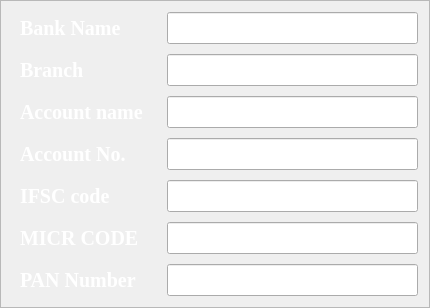
             <widget class="QFrame" name="bankformFrame">
              <property name="minimumSize">
               <size>
                <width>430</width>
                <height>0</height>
               </size>
              </property>
              <property name="font">
               <font>
                <family>Georgia</family>
                <pointsize>12</pointsize>
                <weight>75</weight>
                <bold>true</bold>
               </font>
              </property>
              <property name="styleSheet">
               <string notr="true">
#bankformFrame
{font-weight:bold;
background-color:transparent;;
border-radius:10px;
}</string>
              </property>
              <property name="frameShape">
               <enum>QFrame::StyledPanel</enum>
              </property>
              <property name="frameShadow">
               <enum>QFrame::Raised</enum>
              </property>
              <layout class="QGridLayout" name="gridLayout_2">
               <property name="horizontalSpacing">
                <number>16</number>
               </property>
               <property name="verticalSpacing">
                <number>10</number>
               </property>
               <item row="5" column="1">
                <widget class="QLineEdit" name="ifsccodeLineEdit">
                 <property name="font">
                  <font>
                   <family>Simonetta</family>
                   <pointsize>13</pointsize>
                   <weight>75</weight>
                   <bold>true</bold>
                  </font>
                 </property>
                 <property name="styleSheet">
                  <string notr="true">b</string>
                 </property>
                 <property name="maxLength">
                  <number>11</number>
                 </property>
                 <property name="alignment">
                  <set>Qt::AlignLeading|Qt::AlignLeft|Qt::AlignVCenter</set>
                 </property>
                </widget>
               </item>
               <item row="0" column="1">
                <widget class="QLineEdit" name="banknameLineEdit">
                 <property name="sizePolicy">
                  <sizepolicy hsizetype="Expanding" vsizetype="Fixed">
                   <horstretch>0</horstretch>
                   <verstretch>0</verstretch>
                  </sizepolicy>
                 </property>
                 <property name="font">
                  <font>
                   <family>Simonetta</family>
                   <pointsize>13</pointsize>
                   <weight>75</weight>
                   <bold>true</bold>
                  </font>
                 </property>
                 <property name="styleSheet">
                  <string notr="true"/>
                 </property>
                 <property name="alignment">
                  <set>Qt::AlignLeading|Qt::AlignLeft|Qt::AlignVCenter</set>
                 </property>
                </widget>
               </item>
               <item row="5" column="0">
                <widget class="QLabel" name="ifsccodeLabel">
                 <property name="font">
                  <font>
                   <family>Georgia</family>
                   <pointsize>15</pointsize>
                   <weight>75</weight>
                   <bold>true</bold>
                  </font>
                 </property>
                 <property name="styleSheet">
                  <string notr="true">background-color:transparent;margin:3px;
color:white;</string>
                 </property>
                 <property name="text">
                  <string>IFSC code</string>
                 </property>
                 <property name="openExternalLinks">
                  <bool>false</bool>
                 </property>
                </widget>
               </item>
               <item row="7" column="0">
                <widget class="QLabel" name="micrLabel">
                 <property name="font">
                  <font>
                   <family>Georgia</family>
                   <pointsize>15</pointsize>
                   <weight>75</weight>
                   <bold>true</bold>
                  </font>
                 </property>
                 <property name="styleSheet">
                  <string notr="true">background-color:transparent;margin:3px;
color:white;</string>
                 </property>
                 <property name="text">
                  <string>MICR CODE</string>
                 </property>
                </widget>
               </item>
               <item row="7" column="1">
                <widget class="QLineEdit" name="micrLineEdit">
                 <property name="font">
                  <font>
                   <family>Simonetta</family>
                   <pointsize>13</pointsize>
                   <weight>75</weight>
                   <bold>true</bold>
                  </font>
                 </property>
                 <property name="maxLength">
                  <number>9</number>
                 </property>
                 <property name="alignment">
                  <set>Qt::AlignLeading|Qt::AlignLeft|Qt::AlignVCenter</set>
                 </property>
                </widget>
               </item>
               <item row="2" column="0">
                <widget class="QLabel" name="bankbranchLabel">
                 <property name="font">
                  <font>
                   <family>Georgia</family>
                   <pointsize>15</pointsize>
                   <weight>75</weight>
                   <bold>true</bold>
                  </font>
                 </property>
                 <property name="styleSheet">
                  <string notr="true">background-color:transparent;margin:3px;
color:white;</string>
                 </property>
                 <property name="text">
                  <string>Branch</string>
                 </property>
                 <property name="openExternalLinks">
                  <bool>false</bool>
                 </property>
                </widget>
               </item>
               <item row="3" column="0" alignment="Qt::AlignHCenter">
                <widget class="QLabel" name="accountnameLabel">
                 <property name="font">
                  <font>
                   <family>Georgia</family>
                   <pointsize>15</pointsize>
                   <weight>75</weight>
                   <bold>true</bold>
                  </font>
                 </property>
                 <property name="styleSheet">
                  <string notr="true">background-color:transparent;margin:3px;
color:white;</string>
                 </property>
                 <property name="text">
                  <string>Account name</string>
                 </property>
                 <property name="openExternalLinks">
                  <bool>false</bool>
                 </property>
                </widget>
               </item>
               <item row="0" column="0">
                <widget class="QLabel" name="banknameLabel">
                 <property name="font">
                  <font>
                   <family>Georgia</family>
                   <pointsize>15</pointsize>
                   <weight>75</weight>
                   <bold>true</bold>
                  </font>
                 </property>
                 <property name="styleSheet">
                  <string notr="true">background-color:transparent;margin:3px;
color:white;</string>
                 </property>
                 <property name="text">
                  <string>Bank Name</string>
                 </property>
                 <property name="openExternalLinks">
                  <bool>false</bool>
                 </property>
                </widget>
               </item>
               <item row="4" column="1">
                <widget class="QLineEdit" name="accountnumLineEdit">
                 <property name="font">
                  <font>
                   <family>Simonetta</family>
                   <pointsize>13</pointsize>
                   <weight>75</weight>
                   <bold>true</bold>
                  </font>
                 </property>
                 <property name="styleSheet">
                  <string notr="true">b</string>
                 </property>
                 <property name="alignment">
                  <set>Qt::AlignLeading|Qt::AlignLeft|Qt::AlignVCenter</set>
                 </property>
                </widget>
               </item>
               <item row="3" column="1">
                <widget class="QLineEdit" name="accountnameLineEdit">
                 <property name="font">
                  <font>
                   <family>Simonetta</family>
                   <pointsize>13</pointsize>
                   <weight>75</weight>
                   <bold>true</bold>
                  </font>
                 </property>
                 <property name="styleSheet">
                  <string notr="true">b</string>
                 </property>
                 <property name="alignment">
                  <set>Qt::AlignLeading|Qt::AlignLeft|Qt::AlignVCenter</set>
                 </property>
                </widget>
               </item>
               <item row="4" column="0">
                <widget class="QLabel" name="accountnumLabel">
                 <property name="font">
                  <font>
                   <family>Georgia</family>
                   <pointsize>15</pointsize>
                   <weight>75</weight>
                   <bold>true</bold>
                  </font>
                 </property>
                 <property name="styleSheet">
                  <string notr="true">background-color:transparent;margin:3px;
color:white;</string>
                 </property>
                 <property name="text">
                  <string>Account No.</string>
                 </property>
                 <property name="openExternalLinks">
                  <bool>false</bool>
                 </property>
                </widget>
               </item>
               <item row="2" column="1">
                <widget class="QLineEdit" name="bankbranchLineEdit">
                 <property name="font">
                  <font>
                   <family>Simonetta</family>
                   <pointsize>13</pointsize>
                   <weight>75</weight>
                   <bold>true</bold>
                  </font>
                 </property>
                 <property name="styleSheet">
                  <string notr="true">b</string>
                 </property>
                 <property name="alignment">
                  <set>Qt::AlignLeading|Qt::AlignLeft|Qt::AlignVCenter</set>
                 </property>
                </widget>
               </item>
               <item row="8" column="0">
                <widget class="QLabel" name="pannumLabel">
                 <property name="font">
                  <font>
                   <family>Georgia</family>
                   <pointsize>15</pointsize>
                   <weight>75</weight>
                   <bold>true</bold>
                  </font>
                 </property>
                 <property name="styleSheet">
                  <string notr="true">background-color:transparent;margin:3px;
color:white;</string>
                 </property>
                 <property name="text">
                  <string>PAN Number</string>
                 </property>
                </widget>
               </item>
               <item row="8" column="1">
                <widget class="QLineEdit" name="pannumLineEdit">
                 <property name="font">
                  <font>
                   <family>Simonetta</family>
                   <pointsize>13</pointsize>
                   <weight>75</weight>
                   <bold>true</bold>
                  </font>
                 </property>
                </widget>
               </item>
              </layout>
             </widget>
